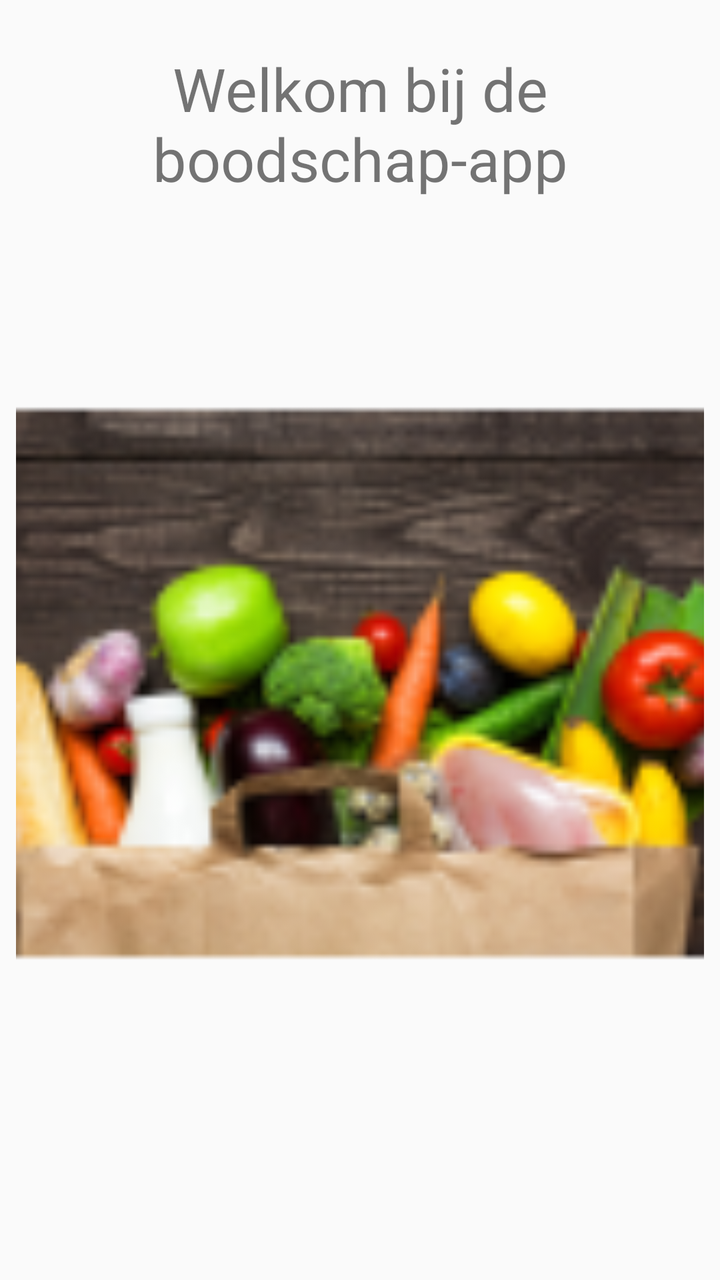
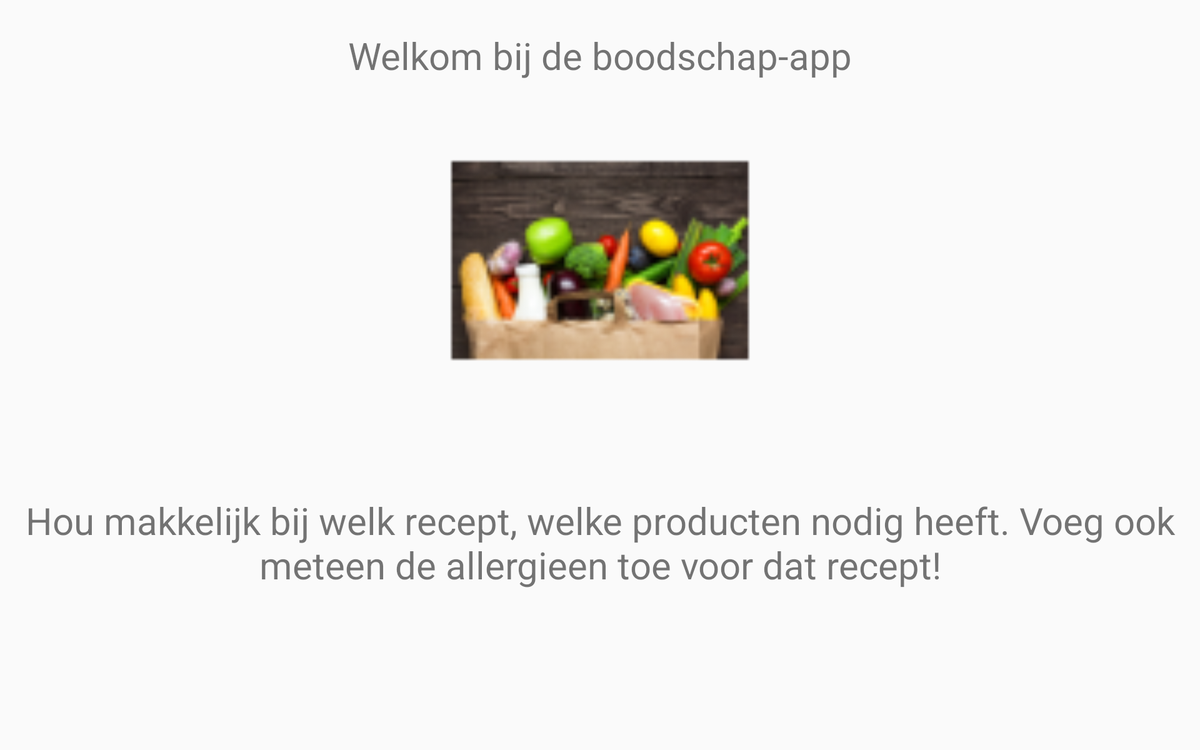

An Android layout and its configuration variant, each rendered on a device that would load it. The default file and the variant file are quoted in full after the pictures.
<!-- AndroidManifest.xml: application theme AppTheme -->
<!-- res/layout/fragment_home.xml -->
<?xml version="1.0" encoding="utf-8"?>
<android.support.constraint.ConstraintLayout xmlns:android="http://schemas.android.com/apk/res/android"
                                             xmlns:app="http://schemas.android.com/apk/res-auto"
                                             android:layout_width="match_parent"
                                             android:layout_height="match_parent"
                                             android:id="@+id/constraintLayout"
                                             android:background="?android:windowBackground"

>
    <TextView
            android:text="Welkom bij de       boodschap-app"
            android:layout_width="0dp"
            android:layout_height="wrap_content"
            android:id="@+id/home_topText" app:layout_constraintEnd_toEndOf="parent" android:layout_marginEnd="16dp"
            app:layout_constraintStart_toStartOf="parent" android:layout_marginStart="16dp"
            app:layout_constraintTop_toTopOf="parent" android:layout_marginTop="24dp" android:textAlignment="center"
            android:textSize="30sp"/>
    <ImageView
            android:layout_width="0dp"
            android:layout_height="0dp" android:src="@mipmap/boodschappen"
            android:id="@+id/imageView3"
            app:layout_constraintStart_toStartOf="parent" android:layout_marginStart="8dp"
            android:layout_marginTop="8dp" app:layout_constraintTop_toBottomOf="@+id/home_topText"
            app:layout_constraintEnd_toEndOf="parent" android:layout_marginEnd="8dp"
            app:layout_constraintBottom_toBottomOf="parent" android:layout_marginBottom="64dp"
            android:scaleType="centerCrop" app:layout_constraintVertical_bias="0.173"/>
</android.support.constraint.ConstraintLayout>
<!-- resources referenced by this layout -->
<resources>
  <!-- mipmap boodschappen: png bitmap (mipmap-hdpi, 8683 bytes) -->
  <style name="AppTheme" parent="Theme.AppCompat.Light.DarkActionBar">
          
          <item name="colorPrimary">@color/colorPrimary</item>
          <item name="colorPrimaryDark">@color/colorPrimaryDark</item>
          <item name="colorAccent">@color/colorAccent</item>
      </style>
</resources>
<!-- res/layout-sw600dp-land/fragment_home.xml (the repository's variant of the layout above) -->
<!-- drawn on a 7-inch tablet turned sideways -->
<?xml version="1.0" encoding="utf-8"?>
<android.support.constraint.ConstraintLayout xmlns:android="http://schemas.android.com/apk/res/android"
                                             xmlns:app="http://schemas.android.com/apk/res-auto"
                                             xmlns:tools="http://schemas.android.com/tools" android:layout_width="match_parent"
                                             android:layout_height="match_parent"
                                             android:id="@+id/constraintLayout"
                                             android:background="?android:windowBackground"

>
    <TextView
            android:text="Welkom bij de boodschap-app"
            android:layout_width="0dp"
            android:layout_height="wrap_content"
            android:id="@+id/home_topText" app:layout_constraintEnd_toEndOf="parent" android:layout_marginEnd="16dp"
            app:layout_constraintStart_toStartOf="parent" android:layout_marginStart="16dp"
            app:layout_constraintTop_toTopOf="parent" android:layout_marginTop="24dp" android:textAlignment="center"
            android:textSize="30sp"/>
    <ImageView
            android:layout_width="0dp"
            android:layout_height="0dp" android:src="@mipmap/boodschappen"
            android:id="@+id/imageView3"
            android:layout_marginTop="8dp" app:layout_constraintTop_toBottomOf="@+id/home_topText"
            app:layout_constraintEnd_toEndOf="parent" android:layout_marginEnd="8dp"
            app:layout_constraintBottom_toBottomOf="parent" android:layout_marginBottom="256dp"
            android:scaleType="fitCenter" app:layout_constraintVertical_bias="0.296" android:layout_marginStart="8dp"
            app:layout_constraintStart_toStartOf="parent"/>
    <TextView
            android:text="Hou makkelijk bij welk recept, welke producten nodig heeft. Voeg ook meteen de allergieen toe voor dat recept!"
            android:layout_width="wrap_content"
            android:layout_height="wrap_content"
            android:id="@+id/textView7" app:layout_constraintStart_toStartOf="parent" android:layout_marginStart="8dp"
            android:textSize="30sp" android:textAlignment="center"
            app:layout_constraintEnd_toEndOf="parent" app:layout_constraintHorizontal_bias="1.0"
            android:layout_marginBottom="128dp" app:layout_constraintBottom_toBottomOf="parent"/>
</android.support.constraint.ConstraintLayout>
